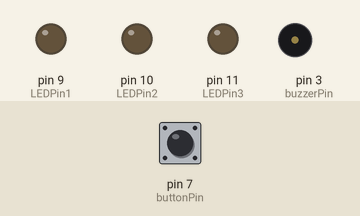
A sketch run on a simulated Arduino Uno, built with avr-gcc and run on an emulated ATmega328P. Shown: output pins drawn as LEDs (lit = HIGH), buzzer (waves = sounding). Inputs (shaded band) come from the test bench; at power-on: pin 7 (buttonPin) LOW. Random numbers use the default seed unless the sketch sets one.

Above: at 1.2 s.
1.3 s: pin 7 (buttonPin) pulled HIGH for 0.15 s
At 2.0 s:
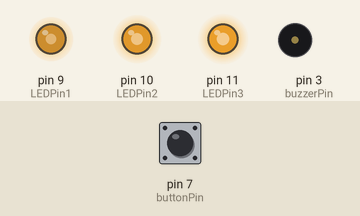
At 3.8 s:
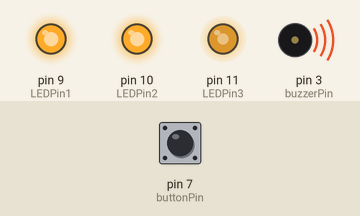
7.3 s: pin 7 (buttonPin) pulled HIGH for 1 s
At 12.4 s:
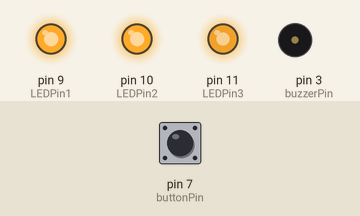
Timing chart, 0 to 13.9 s (numbered marks = the images above; inputs shaded):
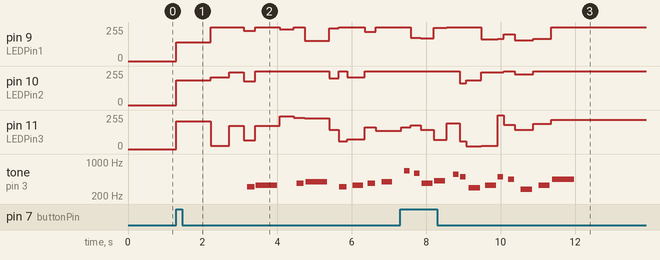

Measured:
- after the input at 7.3 s, pin 9 (LEDPin1): 255/255 → 174/255 after 0.28 s, → 172/255 0.27 s later, → 251/255 0.36 s later, → 255/255 0.34 s later, … (10 changes in this stretch); pin 10 (LEDPin2): 255/255 → 163/255 after 1.6 s, → 186/255 0.18 s later, → 244/255 0.40 s later, → 245/255 0.43 s later, … (7 changes in this stretch)

The sketch:

project0.ino
```cpp
//Initialisation

int LEDState = 0;

//add note library
#include "pitches.h"

int LEDPin1 = 9;
int LEDPin2 = 10;
int LEDPin3 = 11;
int buttonPin = 7;
int buttonNew;
int buttonOld = 1;
int dt = 100;
int buzzerPin = 3;

// Song 1:Pink Panther theme
//notes in the melody
// change this to make the song slower or faster
int tempoone=140;
int melodyone[] = {

  // Score available at https://musescore.com/benedictsong/the-pink-panther

  REST,2, REST,4, REST,8, NOTE_DS4,8,
  NOTE_E4,-4, REST,8, NOTE_FS4,8, NOTE_G4,-4, REST,8, NOTE_DS4,8,
  NOTE_E4,-8, NOTE_FS4,8,  NOTE_G4,-8, NOTE_C5,8, NOTE_B4,-8, NOTE_E4,8, NOTE_G4,-8, NOTE_B4,8,
  NOTE_AS4,2, NOTE_A4,-16, NOTE_G4,-16, NOTE_E4,-16, NOTE_D4,-16,
  NOTE_E4,2, REST,4, REST,8, NOTE_DS4,4,

  NOTE_E4,-4, REST,8, NOTE_FS4,8, NOTE_G4,-4, REST,8, NOTE_DS4,8,
  NOTE_E4,-8, NOTE_FS4,8,  NOTE_G4,-8, NOTE_C5,8, NOTE_B4,-8, NOTE_G4,8, NOTE_B4,-8, NOTE_E5,8,
  NOTE_DS5,1,
  NOTE_D5,2, REST,4, REST,8, NOTE_DS4,8,
  NOTE_E4,-4, REST,8, NOTE_FS4,8, NOTE_G4,-4, REST,8, NOTE_DS4,8,
  NOTE_E4,-8, NOTE_FS4,8,  NOTE_G4,-8, NOTE_C5,8, NOTE_B4,-8, NOTE_E4,8, NOTE_G4,-8, NOTE_B4,8,

  NOTE_AS4,2, NOTE_A4,-16, NOTE_G4,-16, NOTE_E4,-16, NOTE_D4,-16,
  NOTE_E4,-4, REST,4,
  REST,4, NOTE_E5,-8, NOTE_D5,8, NOTE_B4,-8, NOTE_A4,8, NOTE_G4,-8, NOTE_E4,-8,
  NOTE_AS4,16, NOTE_A4,-8, NOTE_AS4,16, NOTE_A4,-8, NOTE_AS4,16, NOTE_A4,-8, NOTE_AS4,16, NOTE_A4,-8,
  NOTE_G4,-16, NOTE_E4,-16, NOTE_D4,-16, NOTE_E4,16, NOTE_E4,16, NOTE_E4,2,

};
// there are two values per note (pitch and duration), so for each note there are four bytes
int notesone=sizeof(melodyone)/sizeof(melodyone[0])/2;

// this calculates the duration of a whole note in ms (60s/tempo)*4 beats
int wholenoteone = (60000 * 4) / tempoone;

int dividerone = 0;
int noteDurationone = 0;
//Initialisation complete for Song 1

//Song 2: Nokia Ringtone
// change this to make the song slower or faster
int tempo = 180;
int melodytwo[] = {

  // Nokia Ringtone
  // Score available at https://musescore.com/user/29944637/scores/5266155

  NOTE_E5, 8, NOTE_D5, 8, NOTE_FS4, 4, NOTE_GS4, 4,
  NOTE_CS5, 8, NOTE_B4, 8, NOTE_D4, 4, NOTE_E4, 4,
  NOTE_B4, 8, NOTE_A4, 8, NOTE_CS4, 4, NOTE_E4, 4,
  NOTE_A4, 2,
};
// sizeof gives the number of bytes, each int value is composed of two bytes (16 bits)
// there are two values per note (pitch and duration), so for each note there are four bytes
int notes = sizeof(melodytwo) / sizeof(melodytwo[0]) / 2;

// this calculates the duration of a whole note in ms
int wholenote = (60000 * 4) / tempo;
int divider = 0;
int noteDuration = 0;
//Initialisation of song 2 completed

//Song 3: Asa Branca- Luiz Gonzaga
 // change this to make the song slower or faster
 int tempoab = 120;
 int melodythree[] = {
// Source for the score: Score available at https://musescore.com/user/190926/scores/181370

          NOTE_G4,8, NOTE_A4,8, NOTE_B4,4, NOTE_D5,4, NOTE_D5,4, NOTE_B4,4,
          NOTE_C5,4, NOTE_C5,2, NOTE_G4,8, NOTE_A4,8,
          NOTE_B4,4, NOTE_D5,4, NOTE_D5,4, NOTE_C5,4,

          NOTE_B4,2, REST,8, NOTE_G4,8, NOTE_G4,8, NOTE_A4,8,
          NOTE_B4,4, NOTE_D5,4, REST,8, NOTE_D5,8, NOTE_C5,8, NOTE_B4,8,
          NOTE_G4,4, NOTE_C5,4, REST,8, NOTE_C5,8, NOTE_B4,8, NOTE_A4,8,

          NOTE_A4,4, NOTE_B4,4, REST,8, NOTE_B4,8, NOTE_A4,8, NOTE_G4,8,
          NOTE_G4,2, REST,8, NOTE_G4,8, NOTE_G4,8, NOTE_A4,8,
          NOTE_B4,4, NOTE_D5,4, REST,8, NOTE_D5,8, NOTE_C5,8, NOTE_B4,8,

          NOTE_G4,4, NOTE_C5,4, REST,8, NOTE_C5,8, NOTE_B4,8, NOTE_A4,8,
          NOTE_A4,4, NOTE_B4,4, REST,8, NOTE_B4,8, NOTE_A4,8, NOTE_G4,8,
          NOTE_G4,4, NOTE_F5,8, NOTE_D5,8, NOTE_E5,8, NOTE_C5,8, NOTE_D5,8, NOTE_B4,8,

          NOTE_C5,8, NOTE_A4,8, NOTE_B4,8, NOTE_G4,8, NOTE_A4,8, NOTE_G4,8, NOTE_E4,8, NOTE_G4,8,
          NOTE_G4,4, NOTE_F5,8, NOTE_D5,8, NOTE_E5,8, NOTE_C5,8, NOTE_D5,8, NOTE_B4,8,
          NOTE_C5,8, NOTE_A4,8, NOTE_B4,8, NOTE_G4,8, NOTE_A4,8, NOTE_G4,8, NOTE_E4,8, NOTE_G4,8,
          NOTE_G4,-2, REST,4

};
// sizeof gives the number of bytes, each int value is composed of two bytes (16 bits)
// there are two values per note (pitch and duration), so for each note there are four bytes
int notesab = sizeof(melodythree) / sizeof(melodythree[0]) / 2;

// this calculates the duration of a whole note in ms
int wholenoteab = (60000 * 4) / tempoab;
int dividerab = 0, noteDurationab = 0;

void setup(){
  Serial.begin(9600);
  pinMode(LEDPin1, OUTPUT);
  pinMode(LEDPin2, OUTPUT);
  pinMode(LEDPin3, OUTPUT);
  pinMode(buttonPin, INPUT);

  }

void loop(){

  buttonNew = digitalRead(buttonPin);
  if(buttonOld==0 && buttonNew==1){

    if(LEDState==0){
      //iterate over the notes of the melody
      for (int thisNote = 0; thisNote < notes * 2; thisNote = thisNote + 2) {

      //while the song plays, make  the lights flicker
      //Flicker 1- Calm 1
          analogWrite(LEDPin1,random(200)+135);
          analogWrite(LEDPin2,random(200)+135);
          analogWrite(LEDPin3,random(200)+135);
          delay(random(200));

    // calculates the duration of each note
    dividerone = melodyone[thisNote + 1];
    if (dividerone > 0) {
      // regular note, just proceed
      noteDurationone = (wholenoteone) / dividerone;
    } else if (dividerone < 0) {
      // dotted notes are represented with negative durations!!
      noteDurationone = (wholenoteone) / abs(dividerone);
      noteDurationone *= 1.5; // increases the duration in half for dotted notes
    }

    // we only play the note for 90% of the duration, leaving 10% as a pause
    tone(buzzerPin, melodyone[thisNote], noteDurationone*0.9);

    // Wait for the specief duration before playing the next note.
    delay(noteDurationone);

    // stop the waveform generation before the next note.
    noTone(buzzerPin);
  }
      LEDState = 1;
     }
     else if(LEDState == 1){


        // iterate over the notes of the melody.
        // Remember, the array is twice the number of notes (notes + durations)
        for (int thisNote = 0; thisNote < notes * 2; thisNote = thisNote + 2) {
          //Flicker 1- Calm 1
          analogWrite(LEDPin1,random(300)+150);
          analogWrite(LEDPin2,random(300)+150);
          analogWrite(LEDPin3,random(300)+150);
          delay(random(200));

          // calculates the duration of each note
          divider = melodytwo[thisNote + 1];
          if (divider > 0) {
            // regular note, just proceed
            noteDuration = (wholenote) / divider;
          } else if (divider < 0) {
            // dotted notes are represented with negative durations!!
            noteDuration = (wholenote) / abs(divider);
            noteDuration *= 1.5; // increases the duration in half for dotted notes
          }

          // we only play the note for 90% of the duration, leaving 10% as a pause
          tone(buzzerPin, melodytwo[thisNote], noteDuration * 0.9);

          // Wait for the specief duration before playing the next note.
          delay(noteDuration);

          // stop the waveform generation before the next note.
          noTone(buzzerPin);
        }
        LEDState = 2;
      }
      else if(LEDState == 2){
        for (int thisNote = 0; thisNote < notes * 2; thisNote = thisNote + 2) {

          //Flicker 1- Calm 1
          analogWrite(LEDPin1,random(120)+180);
          analogWrite(LEDPin2,random(120)+180);
          analogWrite(LEDPin3,random(120)+180);
          delay(random(200));
          LEDState = 3;
          // calculates the duration of each note
          dividerab = melodythree[thisNote + 1];
          if (dividerab > 0) {
            // regular note, just proceed
            noteDurationab = (wholenoteab) / dividerab;
          } else if (dividerab < 0) {
            // dotted notes are represented with negative durations!!
            noteDurationab = (wholenoteab) / abs(dividerab);
            noteDurationab *= 1.5; // increases the duration in half for dotted notes
          }

          // we only play the note for 90% of the duration, leaving 10% as a pause
          tone(buzzerPin, melodythree[thisNote], noteDurationab * 0.9);

          // Wait for the specief duration before playing the next note.
          delay(noteDurationab);

          // stop the waveform generation before the next note.
          noTone(buzzerPin);
       }
        LEDState = 3;
     }

     else{
      analogWrite(LEDPin1,0);
      analogWrite(LEDPin2,0);
      analogWrite(LEDPin3,0);
      LEDState = 0;
      noTone(buzzerPin);
     }

    }
    buttonOld = buttonNew;
    delay(dt);
}
```

pitches.h
```cpp
/*************************************************

 * Public Constants

 *************************************************/

#define NOTE_B0  31
#define NOTE_C1  33
#define NOTE_CS1 35
#define NOTE_D1  37
#define NOTE_DS1 39
#define NOTE_E1  41
#define NOTE_F1  44
#define NOTE_FS1 46
#define NOTE_G1  49
#define NOTE_GS1 52
#define NOTE_A1  55
#define NOTE_AS1 58
#define NOTE_B1  62
#define NOTE_C2  65
#define NOTE_CS2 69
#define NOTE_D2  73
#define NOTE_DS2 78
#define NOTE_E2  82
#define NOTE_F2  87
#define NOTE_FS2 93
#define NOTE_G2  98
#define NOTE_GS2 104
#define NOTE_A2  110
#define NOTE_AS2 117
#define NOTE_B2  123
#define NOTE_C3  131
#define NOTE_CS3 139
#define NOTE_D3  147
#define NOTE_DS3 156
#define NOTE_E3  165
#define NOTE_F3  175
#define NOTE_FS3 185
#define NOTE_G3  196
#define NOTE_GS3 208
#define NOTE_A3  220
#define NOTE_AS3 233
#define NOTE_B3  247
#define NOTE_C4  262
#define NOTE_CS4 277
#define NOTE_D4  294
#define NOTE_DS4 311
#define NOTE_E4  330
#define NOTE_F4  349
#define NOTE_FS4 370
#define NOTE_G4  392
#define NOTE_GS4 415
#define NOTE_A4  440
#define NOTE_AS4 466
#define NOTE_B4  494
#define NOTE_C5  523
#define NOTE_CS5 554
#define NOTE_D5  587
#define NOTE_DS5 622
#define NOTE_E5  659
#define NOTE_F5  698
#define NOTE_FS5 740
#define NOTE_G5  784
#define NOTE_GS5 831
#define NOTE_A5  880
#define NOTE_AS5 932
#define NOTE_B5  988
#define NOTE_C6  1047
#define NOTE_CS6 1109
#define NOTE_D6  1175
#define NOTE_DS6 1245
#define NOTE_E6  1319
#define NOTE_F6  1397
#define NOTE_FS6 1480
#define NOTE_G6  1568
#define NOTE_GS6 1661
#define NOTE_A6  1760
#define NOTE_AS6 1865
#define NOTE_B6  1976
#define NOTE_C7  2093
#define NOTE_CS7 2217
#define NOTE_D7  2349
#define NOTE_DS7 2489
#define NOTE_E7  2637
#define NOTE_F7  2794
#define NOTE_FS7 2960
#define NOTE_G7  3136
#define NOTE_GS7 3322
#define NOTE_A7  3520
#define NOTE_AS7 3729
#define NOTE_B7  3951
#define NOTE_C8  4186
#define NOTE_CS8 4435
#define NOTE_D8  4699
#define NOTE_DS8 4978
#define REST     0
```
